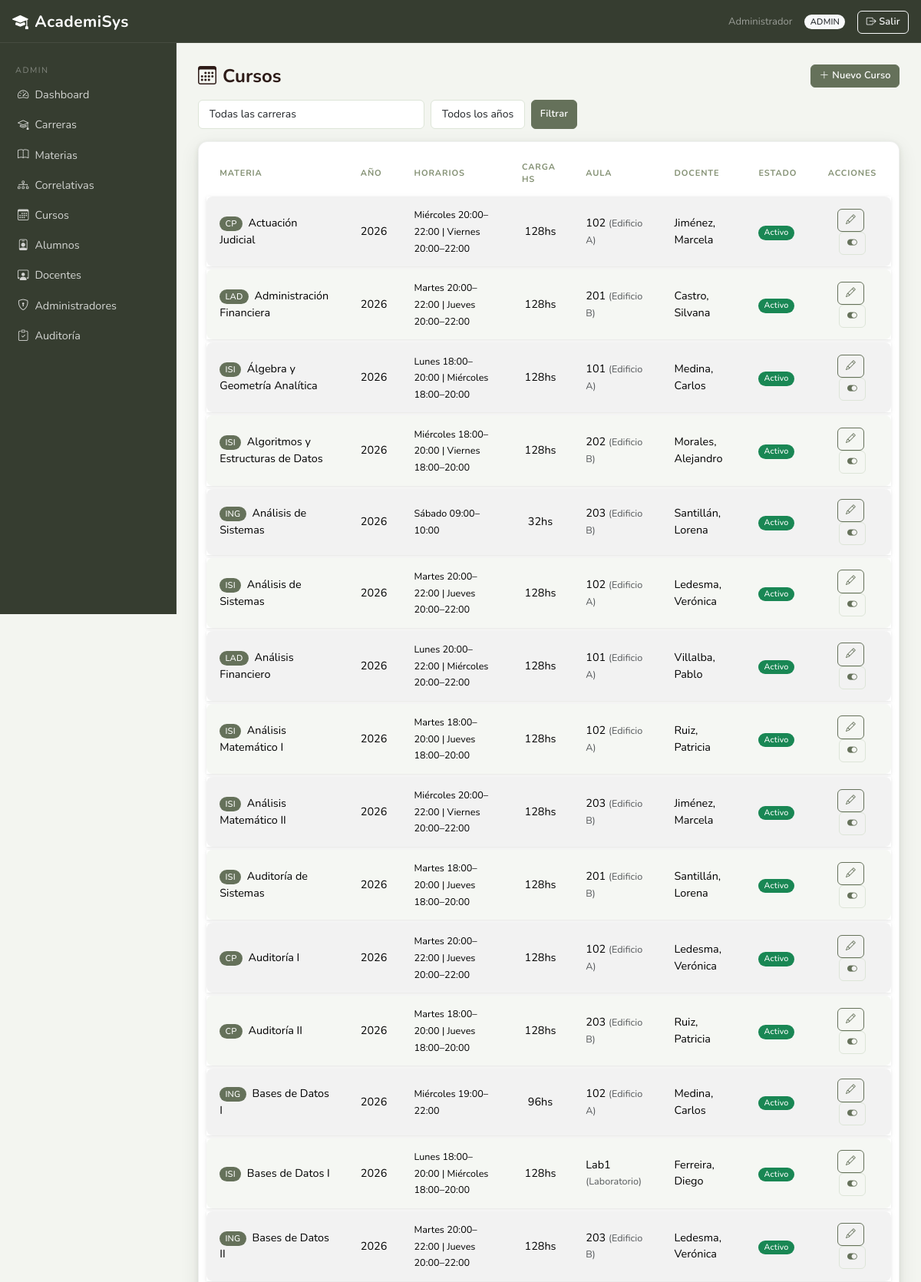
The page /index.php?controller=admin&action=cursos (signed in, upper part) on the database its author committed.
### tables this page shows
CREATE TABLE `curso` (
  `IDCurso` int(11) NOT NULL,
  `AnioLectivo` int(11) NOT NULL,
  `CodMateria` varchar(10) NOT NULL,
  `Legajo` int(11) NOT NULL,
  `IDAula` int(11) NOT NULL,
  `Activo` tinyint(1) NOT NULL DEFAULT 1
);

CREATE TABLE `materia` (
  `CodMateria` varchar(10) NOT NULL,
  `NomMateria` varchar(150) NOT NULL,
  `CodCarrera` varchar(10) DEFAULT NULL,
  `Anio` tinyint(3) UNSIGNED DEFAULT NULL,
  `ContMinimos` text DEFAULT NULL,
  `Activo` tinyint(1) NOT NULL DEFAULT 1
);

CREATE TABLE `aula` (
  `IDAula` int(11) NOT NULL,
  `Numero` varchar(20) NOT NULL,
  `Edificio` varchar(50) DEFAULT NULL,
  `Capacidad` int(11) NOT NULL,
  `Equipamiento` varchar(255) DEFAULT NULL
);

CREATE TABLE `docente` (
  `Legajo` int(11) NOT NULL,
  `Nombre` varchar(100) NOT NULL,
  `Apellido` varchar(100) NOT NULL,
  `DNI` int(11) NOT NULL,
  `Titulo` varchar(150) DEFAULT NULL,
  `Especialidad` varchar(100) DEFAULT NULL,
  `Email` varchar(100) NOT NULL,
  `Activo` tinyint(1) NOT NULL DEFAULT 1
);

### core/Controller.php (called while the page is built, shortened)
<?php
abstract class Controller {
    protected function render(string $view, array $data = []): void {
        extract($data);
        require_once BASE_PATH . '/views/layouts/header.php';
        require_once BASE_PATH . "/views/{$view}.php";
        require_once BASE_PATH . '/views/layouts/footer.php';
    }
}

### controllers/AdminController.php (called while the page is built, shortened)
<?php
class AdminController extends Controller {
    private AdminModel     $adminModel;
    public function __construct() {
        $this->adminModel     = new AdminModel();
    }
    public function cursos(): void {
        $cursos = $this->adminModel->getCursos();
        $this->render('admin/cursos', compact('cursos'));
    }
}

### core/Router.php (called while the page is built, shortened)
<?php
class Router {
    public function dispatch(): void {
        $action     = preg_replace('/[^a-zA-Z]/', '', $_GET['action'] ?? 'login');
        $obj = new $className();
        $obj->$action();
    }
}

### index.php (called while the page is built, shortened)
<?php
require_once BASE_PATH . '/config/database.php';
require_once BASE_PATH . '/core/Model.php';
require_once BASE_PATH . '/core/Controller.php';
require_once BASE_PATH . '/core/Router.php';
$router = new Router();
$router->dispatch();

### config/database.php (called while the page is built, shortened)
<?php
class Database {
    private static ?PDO $instance = null;
    public static function getConnection(): PDO {
        if (self::$instance === null) {
            $dsn  = 'mysql:host=localhost;dbname=academisys;charset=utf8mb4';
            $opts = [
                PDO::ATTR_ERRMODE            => PDO::ERRMODE_EXCEPTION,
                PDO::ATTR_DEFAULT_FETCH_MODE => PDO::FETCH_ASSOC,
                PDO::ATTR_EMULATE_PREPARES   => false,
            ];
            self::$instance = new PDO($dsn, 'root', '', $opts);
        }
        return self::$instance;
    }
}

### core/Model.php (called while the page is built, shortened)
<?php
abstract class Model {
    public function __construct() {
        $this->db = Database::getConnection();
    }
}

### models/AdminModel.php (called while the page is built, shortened)
<?php
class AdminModel extends Model {
    public function getCursos(): array {
        $stmt = $this->db->prepare("
            SELECT c.*, m.NomMateria, m.CodCarrera, ca.NomCarrera,
                   au.Numero AS Aula, au.Edificio,
                   d.Nombre AS DocNombre, d.Apellido AS DocApellido,
                   (SELECT GROUP_CONCAT(
                               CONCAT(ch.Dia, ' ', TIME_FORMAT(ch.HoraInicio,'%H:%i'),
                                      '–', TIME_FORMAT(ch.HoraFin,'%H:%i'))
                               ORDER BY FIELD(ch.Dia,'Lunes','Martes','Miércoles','Jueves','Viernes','Sábado')
                               SEPARATOR ' | ')
                    FROM CursoHorario ch WHERE ch.IDCurso = c.IDCurso) AS Horarios,
                   (SELECT ROUND(SUM(TIMESTAMPDIFF(MINUTE, ch.HoraInicio, ch.HoraFin) / 60.0) * 32)
                    FROM CursoHorario ch WHERE ch.IDCurso = c.IDCurso) AS CargaHoraria
              FROM Curso c
              JOIN Materia m           ON m.CodMateria  = c.CodMateria
              LEFT JOIN Carrera ca     ON ca.CodCarrera = m.CodCarrera
              JOIN Aula au             ON au.IDAula      = c.IDAula
              JOIN Docente d           ON d.Legajo        = c.Legajo
             ORDER BY c.AnioLectivo DESC, m.NomMateria
        ");
        $stmt->execute();
        return $stmt->fetchAll();
    }
}

### views/admin/cursos.php (the view, shortened to what this page needs)
<?php
$fCarrera  = $_GET['f_carrera'] ?? '';
$fAnio     = $_GET['f_anio']    ?? '';
$filtrados = array_filter($cursos, function($c) use ($fCarrera, $fAnio) {
    if ($fCarrera && $c['CodCarrera'] !== $fCarrera)          return false;
    if ($fAnio    && (string)$c['AnioLectivo'] !== $fAnio)    return false;
    return true;
});
?>
<div class="d-flex justify-content-between align-items-center mb-3">
    <h4 class="fw-bold mb-0"><i class="bi bi-calendar3 me-2"></i>Cursos</h4>
    <a href="index.php?controller=admin&action=curso" class="btn btn-primary btn-sm">
        <i class="bi bi-plus-lg me-1"></i>Nuevo Curso
    </a>
</div>
<form method="get" action="index.php" class="d-flex gap-2 mb-3">
    <select name="f_carrera" class="form-select form-select-sm" style="width:auto">
        <option value="">Todas las carreras</option>
    </select>
    <select name="f_anio" class="form-select form-select-sm" style="width:auto">
        <option value="">Todos los años</option>
    </select>
    <button type="submit" class="btn btn-primary btn-sm">Filtrar</button>
</form>
<div class="card border-0 shadow-sm">
    <div class="card-body p-0">
        <table class="table table-striped table-hover table-bordered mb-0">
            <thead class="table-dark">
                <tr>
                    <th>Materia</th>
                    <th>Año</th>
                    <th>Horarios</th>
                    <th>Carga hs</th>
                    <th>Aula</th>
                    <th>Docente</th>
                    <th>Estado</th>
                    <th class="text-center">Acciones</th>
                </tr>
            </thead>
            <tbody>
            <?php if (empty($filtrados)): ?>
                <tr><td colspan="8" class="text-center text-muted py-3">No hay cursos para los filtros seleccionados.</td></tr>
            <?php else: ?>
                <?php foreach ($filtrados as $c): ?>
                <tr>
                    <td>
                        <?php if (!empty($c['CodCarrera'])): ?>
                            <span class="badge bg-primary me-1" style="font-size:.7rem"><?= htmlspecialchars($c['CodCarrera']) ?></span>
                        <?php endif; ?>
                        <?= htmlspecialchars($c['NomMateria']) ?>
                    </td>
                    <td><?= (int)$c['AnioLectivo'] ?></td>
                    <td><small><?= htmlspecialchars($c['Horarios'] ?? '—') ?></small></td>
                    <td class="text-center"><?= $c['CargaHoraria'] ? (int)$c['CargaHoraria'] . 'hs' : '—' ?></td>
                    <td><?= htmlspecialchars($c['Aula']) ?> <small class="text-muted">(<?= htmlspecialchars($c['Edificio']) ?>)</small></td>
                    <td><?= htmlspecialchars($c['DocApellido'] . ', ' . $c['DocNombre']) ?></td>
                    <td>
                        <?php if ($c['Activo']): ?>
                            <span class="badge bg-success">Activo</span>
                        <?php else: ?>
                            <span class="badge bg-secondary">Inactivo</span>
                        <?php endif; ?>
                    </td>
                    <td class="text-center">
                        <a href="index.php?controller=admin&action=curso&id=<?= (int)$c['IDCurso'] ?>"
                           class="btn btn-outline-primary btn-sm me-1">
                            <i class="bi bi-pencil"></i>
                        </a>
                        <form method="post" action="index.php?controller=admin&action=toggleCurso" class="d-inline">
                            <button type="submit" class="btn btn-sm <?= $c['Activo'] ? 'btn-outline-secondary' : 'btn-outline-success' ?>">
                                <i class="bi <?= $c['Activo'] ? 'bi-toggle-on' : 'bi-toggle-off' ?>"></i>
                            </button>
                        </form>
                    </td>
                </tr>
                <?php endforeach; ?>
            <?php endif; ?>
            </tbody>
        </table>
    </div>
</div>

### assets/css/style.css (style rules this page uses)
:root { --br-900: #272E22; --br-800: #363D30; --br-700: #4A5240; --br-600: #65715A; --br-500: #849174; --br-400: #A3B090; --br-300: #C4CFBA; --br-200: #DDE5D8; --br-100: #ECF0E8; --br-50: #F3F5F0; --amber: #EF8C00; --amber-lt:#FFF8EC; --green: #4A7C4E; --green-lt:#EEF5EE; --teal: #00796B; --teal-lt: #E0F2F0; --rose: #BF360C; --rose-lt: #FBE9E7; --indigo: #3949AB; --indigo-lt:#EEF0FC; --shadow-sm: 0 1px 4px rgba(62,39,35,.07); --shadow-md: 0 4px 16px rgba(62,39,35,.13); --shadow-lg: 0 8px 32px rgba(62,39,35,.18); --radius: 10px; --radius-sm: 6px; }
body { background: var(--br-50); font-family: 'Nunito', sans-serif; font-size: .93rem; color: #2D1B17; }
h1,h2,h3,h4,h5,h6 { font-family:'Nunito',sans-serif; }
.card { border: 1px solid rgba(39,46,34,.07) !important; border-radius: 12px !important; box-shadow: 0 2px 6px rgba(39,46,34,.10), 0 8px 24px rgba(39,46,34,.10); transition: box-shadow .22s ease, transform .22s ease; background: #fff; }
.card-body { padding: 1.25rem; }
.card.shadow-sm, .card.shadow, .card.shadow-lg { box-shadow: 0 2px 6px rgba(39,46,34,.10), 0 8px 24px rgba(39,46,34,.10) !important; }
.table { border-collapse: separate !important; border-spacing: 0 4px !important; font-size: .9rem; margin: .5rem 0 !important; }
.card-body > .table, .card-body > .table-responsive .table { margin-left: .6rem !important; margin-right: .6rem !important; width: calc(100% - 1.2rem) !important; }
.table > :not(caption) > * > * { padding: .82rem 1.1rem; vertical-align: middle; border: none !important; }
.table > tbody > * > * { background-color: #fff; }
.table-dark { background: transparent !important; }
.table > thead.table-dark > tr > th, .table > thead.table-light > tr > th, .table > thead > tr > th { background: transparent !important; color: var(--br-500) !important; font-family: 'Nunito', sans-serif !important; font-size: .69rem; font-weight: 700; text-transform: uppercase; letter-spacing: .9px; border: none !important; padding-bottom: .6rem; }
.table > tbody > tr { box-shadow: 0 1px 3px rgba(39,46,34,.08), 0 2px 8px rgba(39,46,34,.05); transition: box-shadow .18s ease, transform .18s ease; }
.table > tbody > tr > td:first-child { border-radius: 8px 0 0 8px !important; }
.table > tbody > tr > td:last-child { border-radius: 0 8px 8px 0 !important; }
.table-bordered { border: none !important; }
.table-striped > tbody > tr:nth-of-type(even) > * { background-color: #F5F7F3 !important; }
.table-striped > tbody > tr:nth-of-type(odd) > * { background-color: #fff !important; }
.form-control, .form-select { border-color: var(--br-200); border-radius: 8px; background: #fff; padding: .45rem .85rem; transition: border-color .15s ease, box-shadow .15s ease; }
.form-control-sm, .form-select-sm { border-radius: 6px; }
.btn { border-radius: 8px; font-weight: 600; font-size: .875rem; padding: .45rem .95rem; letter-spacing: .15px; transition: background .15s ease, border-color .15s ease, box-shadow .15s ease, transform .1s ease; }
.btn-sm { border-radius: 6px; font-size: .8rem; padding: .28rem .65rem; }
.btn-primary { background: var(--br-600); border-color: var(--br-600); color: #fff; }
.btn-outline-primary { color: var(--br-600); border-color: var(--br-600); background: transparent; }
.btn-outline-secondary { color: var(--br-600); border-color: var(--br-200); }
.badge { border-radius:20px; font-weight:500; letter-spacing:.2px; }
.badge.bg-primary, .bg-primary { background-color: var(--br-600) !important; }

### rows shown on the page
curso: CodMateria.CodCarrera "CP", CodMateria.NomMateria "Actuación Judicial", AnioLectivo "2026", Horarios "Miércoles 20:00–22:00 | Viernes 20:00–22:00", CargaHoraria "128", IDAula.Numero "102", IDAula.Edificio "Edificio A", Legajo.Nombre "Jiménez, Marcela", Activo "Activo"
curso: CodMateria.CodCarrera "LAD", CodMateria.NomMateria "Administración Financiera", AnioLectivo "2026", Horarios "Martes 20:00–22:00 | Jueves 20:00–22:00", CargaHoraria "128", IDAula.Numero "201", IDAula.Edificio "Edificio B", Legajo.Nombre "Castro, Silvana", Activo "Activo"
curso: CodMateria.CodCarrera "ISI", CodMateria.NomMateria "Álgebra y Geometría Analítica", AnioLectivo "2026", Horarios "Lunes 18:00–20:00 | Miércoles 18:00–20:00", CargaHoraria "128", IDAula.Numero "101", IDAula.Edificio "Edificio A", Legajo.Nombre "Medina, Carlos", Activo "Activo"
curso: CodMateria.CodCarrera "ISI", CodMateria.NomMateria "Algoritmos y Estructuras de Datos", AnioLectivo "2026", Horarios "Miércoles 18:00–20:00 | Viernes 18:00–20:00", CargaHoraria "128", IDAula.Numero "202", IDAula.Edificio "Edificio B", Legajo.Nombre "Morales, Alejandro", Activo "Activo"
curso: CodMateria.CodCarrera "ING", CodMateria.NomMateria "Análisis de Sistemas", AnioLectivo "2026", Horarios "Sábado 09:00–10:00", CargaHoraria "32", IDAula.Numero "203", IDAula.Edificio "Edificio B", Legajo.Nombre "Santillán, Lorena", Activo "Activo"
curso: CodMateria.CodCarrera "ISI", CodMateria.NomMateria "Análisis de Sistemas", AnioLectivo "2026", Horarios "Martes 20:00–22:00 | Jueves 20:00–22:00", CargaHoraria "128", IDAula.Numero "102", IDAula.Edificio "Edificio A", Legajo.Nombre "Ledesma, Verónica", Activo "Activo"
curso: CodMateria.CodCarrera "LAD", CodMateria.NomMateria "Análisis Financiero", AnioLectivo "2026", Horarios "Lunes 20:00–22:00 | Miércoles 20:00–22:00", CargaHoraria "128", IDAula.Numero "101", IDAula.Edificio "Edificio A", Legajo.Nombre "Villalba, Pablo", Activo "Activo"
curso: CodMateria.CodCarrera "ISI", CodMateria.NomMateria "Análisis Matemático I", AnioLectivo "2026", Horarios "Martes 18:00–20:00 | Jueves 18:00–20:00", CargaHoraria "128", IDAula.Numero "102", IDAula.Edificio "Edificio A", Legajo.Nombre "Ruiz, Patricia", Activo "Activo"
curso: CodMateria.CodCarrera "ISI", CodMateria.NomMateria "Análisis Matemático II", AnioLectivo "2026", Horarios "Miércoles 20:00–22:00 | Viernes 20:00–22:00", CargaHoraria "128", IDAula.Numero "203", IDAula.Edificio "Edificio B", Legajo.Nombre "Jiménez, Marcela", Activo "Activo"
curso: CodMateria.CodCarrera "ISI", CodMateria.NomMateria "Auditoría de Sistemas", AnioLectivo "2026", Horarios "Martes 18:00–20:00 | Jueves 18:00–20:00", CargaHoraria "128", IDAula.Numero "201", IDAula.Edificio "Edificio B", Legajo.Nombre "Santillán, Lorena", Activo "Activo"
curso: CodMateria.CodCarrera "CP", CodMateria.NomMateria "Auditoría I", AnioLectivo "2026", Horarios "Martes 20:00–22:00 | Jueves 20:00–22:00", CargaHoraria "128", IDAula.Numero "102", IDAula.Edificio "Edificio A", Legajo.Nombre "Ledesma, Verónica", Activo "Activo"
curso: CodMateria.CodCarrera "CP", CodMateria.NomMateria "Auditoría II", AnioLectivo "2026", Horarios "Martes 18:00–20:00 | Jueves 18:00–20:00", CargaHoraria "128", IDAula.Numero "203", IDAula.Edificio "Edificio B", Legajo.Nombre "Ruiz, Patricia", Activo "Activo"
curso: CodMateria.CodCarrera "ING", CodMateria.NomMateria "Bases de Datos I", AnioLectivo "2026", Horarios "Miércoles 19:00–22:00", CargaHoraria "96", IDAula.Numero "102", IDAula.Edificio "Edificio A", Legajo.Nombre "Medina, Carlos", Activo "Activo"
curso: CodMateria.CodCarrera "ISI", CodMateria.NomMateria "Bases de Datos I", AnioLectivo "2026", Horarios "Lunes 18:00–20:00 | Miércoles 18:00–20:00", CargaHoraria "128", IDAula.Numero "Lab1", IDAula.Edificio "Laboratorio", Legajo.Nombre "Ferreira, Diego", Activo "Activo"
curso: CodMateria.CodCarrera "ING", CodMateria.NomMateria "Bases de Datos II", AnioLectivo "2026", Horarios "Martes 20:00–22:00 | Jueves 20:00–22:00", CargaHoraria "128", IDAula.Numero "203", IDAula.Edificio "Edificio B", Legajo.Nombre "Ledesma, Verónica", Activo "Activo"

### other values the page prints
$_SESSION['usuario']['NombreCompleto'] "Administrador"
$_SESSION['usuario']['NombreRol'] "ADMIN"
